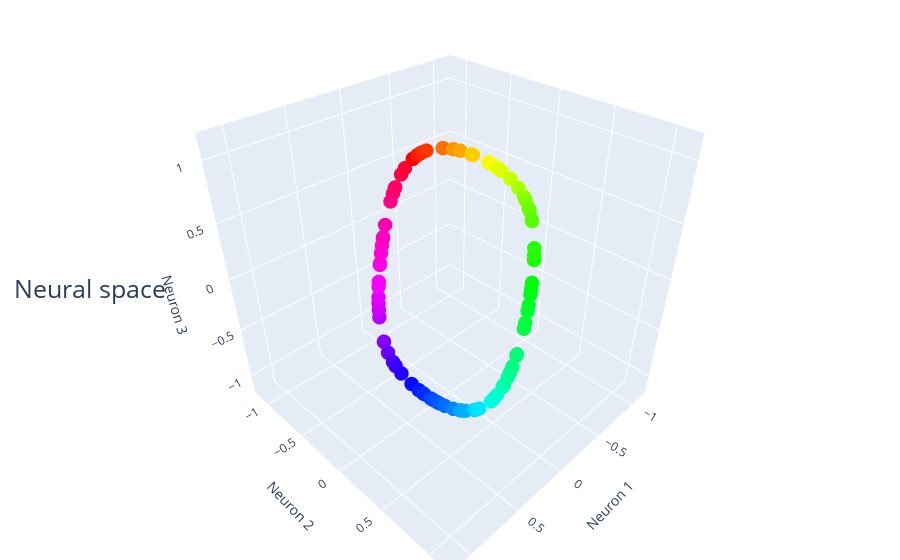

The notebook cell this image was saved under:
### Markdown cell above
### Encode points in higher dimensional space using encoding matrix $A: \mathbb{R}^2 \to \mathbb{R}^3$

### Code cell
transformed_encoding_vectors = synthetic.encode_points(encoding_matrix.T,encoding_matrix)

vectors = [transformed_encoding_vectors[:, i] for i in range(N)]

encoded_data = synthetic.encode_points(data, encoding_matrix)

scales = gs.array([1,1,1])
#sigmoid_data = synthetic.scaled_tanh(encoded_data, scales)
sigmoid_data = synthetic.apply_nonlinearity(encoded_data, 'tanh',scales=scales)

x = sigmoid_data[:,0]
y = sigmoid_data[:,1]
z = sigmoid_data[:,2]

scatter = go.Scatter3d(x=x, y=y, z=z, mode='markers', marker=dict(size=5,color=colors),name='Neural activations')

fig = go.Figure(data=scatter)

fig.update_layout(
    title={
        'text': "Neural space",
        'y':0.5,
        'x':0.1,
        'xanchor': 'center',
        'yanchor': 'top',
        'font': dict(
            size=25
        )
    },
    scene=dict(
        aspectmode='cube',
        xaxis=dict(range=[-1.2, 1.2], title='Neuron 1'),
        yaxis=dict(range=[-1.2, 1.2], title='Neuron 2'),
        zaxis=dict(range=[-1.2, 1.2], title='Neuron 3')
    ),
    margin=dict(l=0, r=0, b=0, t=0)
)

fig.show()
